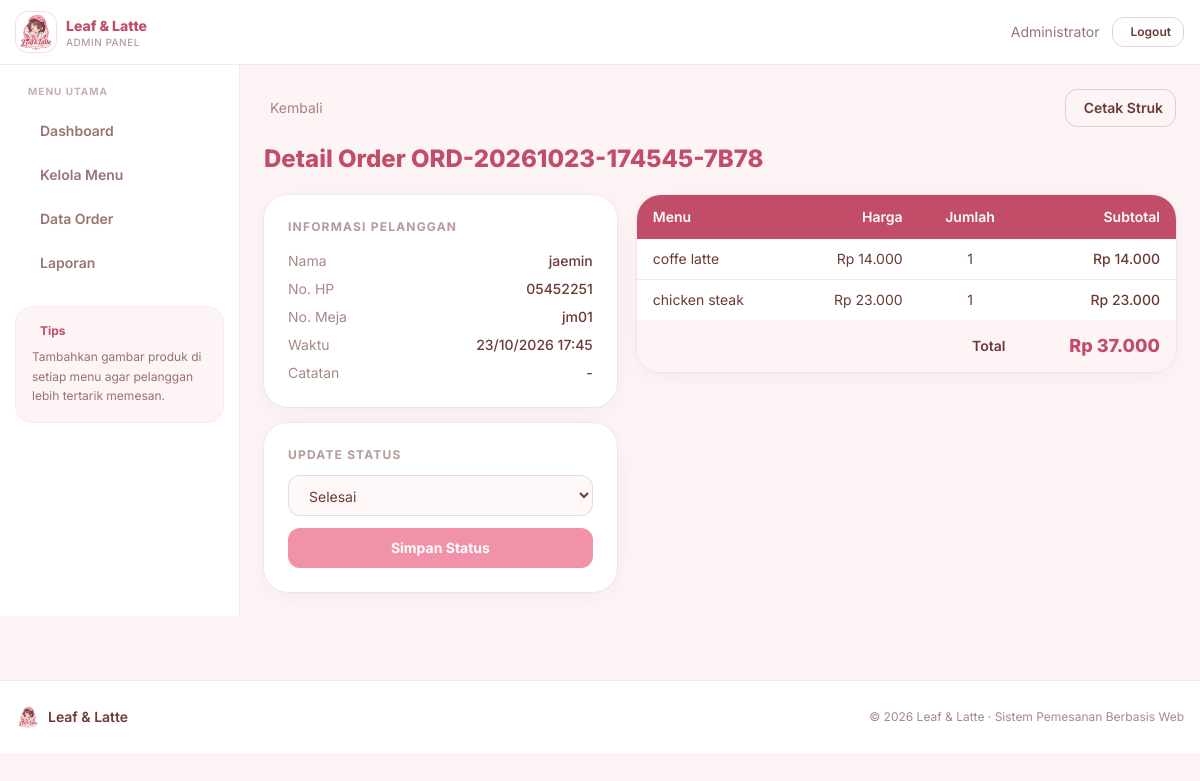
The page /admin/order_detail.php?id=1 (signed in) on the database its author committed.
### tables this page shows
CREATE TABLE `orders` (
  `id` int(11) NOT NULL,
  `kode_order` varchar(30) NOT NULL,
  `pelanggan_id` int(11) NOT NULL,
  `no_meja` varchar(10) NOT NULL,
  `total_harga` decimal(12,2) NOT NULL,
  `status` enum('pending','diproses','selesai','dibatalkan') DEFAULT 'pending',
  `catatan` text DEFAULT NULL,
  `waktu_order` datetime DEFAULT current_timestamp()
);

CREATE TABLE `pelanggan` (
  `id` int(11) NOT NULL,
  `nama` varchar(100) NOT NULL,
  `no_meja` varchar(10) NOT NULL,
  `no_hp` varchar(20) DEFAULT NULL,
  `waktu_datang` datetime DEFAULT current_timestamp()
);

CREATE TABLE `order_detail` (
  `id` int(11) NOT NULL,
  `order_id` int(11) NOT NULL,
  `menu_id` int(11) NOT NULL,
  `nama_menu` varchar(100) NOT NULL,
  `harga` decimal(10,2) NOT NULL,
  `jumlah` int(11) NOT NULL,
  `subtotal` decimal(12,2) NOT NULL
);

### config/koneksi.php (called while the page is built, shortened)
<?php
function rupiah($angka): string
{
    return 'Rp ' . number_format((float)$angka, 0, ',', '.');
}
function url(string $path = ''): string
{
    return BASE_URL . '/' . ltrim($path, '/');
}

### admin/order_detail.php (the view, shortened to what this page needs)
<?php
require_once '../config/koneksi.php';
$id = (int)($_GET['id'] ?? 0);
$stmt = $koneksi->prepare("SELECT o.*, p.nama, p.no_hp FROM orders o
                           JOIN pelanggan p ON o.pelanggan_id = p.id WHERE o.id=?");
$stmt->bind_param('i', $id); $stmt->execute();
$o = $stmt->get_result()->fetch_assoc(); $stmt->close();
$detail = $koneksi->query("SELECT * FROM order_detail WHERE order_id=$id")->fetch_all(MYSQLI_ASSOC);
include '../includes/header.php';
include '../includes/admin_navbar.php';
?>
<div class="flex">
    <?php include '../includes/admin_sidebar.php'; ?>
    <main class="flex-1 p-6">
        <div class="mb-4 flex flex-wrap items-center justify-between gap-3">
            <a href="<?= url('admin/order.php'); ?>" class="inline-flex items-center gap-1.5 text-sm text-chestnut/60 hover:text-branddark">
                <i class="ph ph-arrow-left"></i> Kembali
            </a>
            <a href="<?= url('admin/cetak_struk.php?id=' . (int)$o['id']); ?>" target="_blank"
               class="flex items-center gap-1.5 rounded-xl border border-chestnut/20 px-3 py-2 text-sm font-semibold text-chestnut transition hover:border-brand hover:text-branddark">
                <i class="ph ph-printer"></i> Cetak Struk
            </a>
        </div>
        <h1 class="mb-5 text-2xl font-extrabold text-branddark">Detail Order <?= htmlspecialchars($o['kode_order']); ?></h1>
        <div class="grid gap-5 lg:grid-cols-5">
            <div class="space-y-4 lg:col-span-2">
                <div class="rounded-3xl bg-white p-6 shadow-soft ring-1 ring-chestnut/5">
                    <h2 class="mb-4 text-xs font-bold uppercase tracking-widest text-chestnut/50">Informasi Pelanggan</h2>
                    <dl class="space-y-2 text-sm">
                        <div class="flex justify-between"><dt class="text-chestnut/60">Nama</dt><dd class="font-medium"><?= htmlspecialchars($o['nama']); ?></dd></div>
                        <div class="flex justify-between"><dt class="text-chestnut/60">No. HP</dt><dd class="font-medium"><?= htmlspecialchars($o['no_hp'] ?: '-'); ?></dd></div>
                        <div class="flex justify-between"><dt class="text-chestnut/60">No. Meja</dt><dd class="font-medium"><?= htmlspecialchars($o['no_meja']); ?></dd></div>
                        <div class="flex justify-between"><dt class="text-chestnut/60">Waktu</dt><dd class="font-medium"><?= date('d/m/Y H:i', strtotime($o['waktu_order'])); ?></dd></div>
                        <div class="flex justify-between"><dt class="text-chestnut/60">Catatan</dt><dd class="max-w-[60%] text-right font-medium"><?= htmlspecialchars($o['catatan'] ?: '-'); ?></dd></div>
                    </dl>
                </div>
                <div class="rounded-3xl bg-white p-6 shadow-soft ring-1 ring-chestnut/5">
                    <h2 class="mb-3 text-xs font-bold uppercase tracking-widest text-chestnut/50">Update Status</h2>
                    <form method="POST">
                        <select name="status"
                                class="mb-3 w-full rounded-xl border border-chestnut/15 bg-blush/60 px-4 py-2.5 text-sm outline-none transition focus:border-brand focus:bg-white focus:ring-2 focus:ring-brand/30">
                            <?php foreach (['pending','diproses','selesai','dibatalkan'] as $s): ?>
                                <option value="<?= $s; ?>" <?= $o['status']===$s?'selected':''; ?>><?= ucfirst($s); ?></option>
                            <?php endforeach; ?>
                        </select>
                        <button class="w-full rounded-xl bg-brand py-2.5 text-sm font-bold text-white transition hover:bg-branddark">
                            Simpan Status
                        </button>
                    </form>
                </div>
            </div>
            <div class="lg:col-span-3">
                <div class="overflow-hidden rounded-3xl bg-white shadow-soft ring-1 ring-chestnut/5">
                    <table class="w-full text-sm">
                        <thead class="bg-branddark text-white">
                            <tr>
                                <th class="px-4 py-3 text-left font-semibold">Menu</th>
                                <th class="px-4 py-3 text-right font-semibold">Harga</th>
                                <th class="px-4 py-3 text-center font-semibold">Jumlah</th>
                                <th class="px-4 py-3 text-right font-semibold">Subtotal</th>
                            </tr>
                        </thead>
                        <tbody class="divide-y divide-chestnut/10">
                            <?php foreach ($detail as $d): ?>
                                <tr>
                                    <td class="px-4 py-2.5"><?= htmlspecialchars($d['nama_menu']); ?></td>
                                    <td class="px-4 py-2.5 text-right"><?= rupiah($d['harga']); ?></td>
                                    <td class="px-4 py-2.5 text-center"><?= (int)$d['jumlah']; ?></td>
                                    <td class="px-4 py-2.5 text-right font-medium"><?= rupiah($d['subtotal']); ?></td>
                                </tr>
                            <?php endforeach; ?>
                        </tbody>
                        <tfoot class="bg-blush">
                            <tr>
                                <td colspan="3" class="px-4 py-3 text-right font-semibold">Total</td>
                                <td class="px-4 py-3 text-right text-lg font-extrabold text-branddark"><?= rupiah($o['total_harga']); ?></td>
                            </tr>
                        </tfoot>
                    </table>
                </div>
            </div>
        </div>
    </main>
</div>
<?php include '../includes/footer.php'; ?>

### rows shown on the page
orders: kode_order "ORD-20261023-174545-7B78", pelanggan.nama "jaemin", pelanggan.no_hp "05452251", no_meja "jm01", waktu_order "23/10/2026 17:45", catatan "-", status "Selesai", total_harga "Rp 37.000"
order_detail: nama_menu "coffe latte", harga "Rp 14.000", jumlah "1", subtotal "Rp 14.000"
order_detail: nama_menu "chicken steak", harga "Rp 23.000", jumlah "1", subtotal "Rp 23.000"

### other values the page prints
$_SESSION['admin_nama'] "Administrator"
$m[2] "Dashboard"
$m[2] "Kelola Menu"
$m[2] "Data Order"
$m[2] "Laporan"
